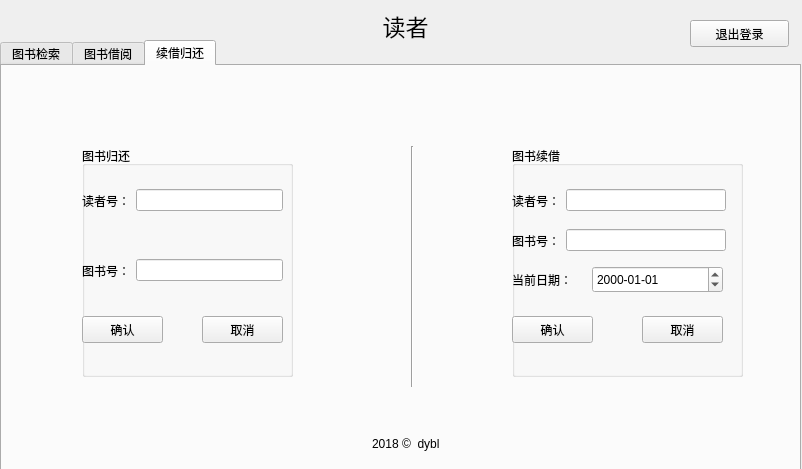
<?xml version="1.0" encoding="UTF-8"?>
<ui version="4.0">
 <class>ReaderForm</class>
 <widget class="QWidget" name="ReaderForm">
  <property name="geometry">
   <rect>
    <x>0</x>
    <y>0</y>
    <width>802</width>
    <height>469</height>
   </rect>
  </property>
  <property name="windowTitle">
   <string>Form</string>
  </property>
  <widget class="QLabel" name="reader_lab">
   <property name="geometry">
    <rect>
     <x>380</x>
     <y>10</y>
     <width>51</width>
     <height>31</height>
    </rect>
   </property>
   <property name="font">
    <font>
     <pointsize>17</pointsize>
    </font>
   </property>
   <property name="text">
    <string>读者</string>
   </property>
   <property name="alignment">
    <set>Qt::AlignCenter</set>
   </property>
  </widget>
  <widget class="QTabWidget" name="reader_tw">
   <property name="geometry">
    <rect>
     <x>0</x>
     <y>40</y>
     <width>801</width>
     <height>431</height>
    </rect>
   </property>
   <property name="currentIndex">
    <number>2</number>
   </property>
   <widget class="QWidget" name="tab_1">
    <attribute name="title">
     <string>图书检索</string>
    </attribute>
    <widget class="QPushButton" name="search_btn">
     <property name="geometry">
      <rect>
       <x>30</x>
       <y>80</y>
       <width>91</width>
       <height>27</height>
      </rect>
     </property>
     <property name="text">
      <string>图书检索</string>
     </property>
    </widget>
    <widget class="QPushButton" name="dis_all_btn">
     <property name="geometry">
      <rect>
       <x>150</x>
       <y>80</y>
       <width>91</width>
       <height>27</height>
      </rect>
     </property>
     <property name="text">
      <string>查看所有</string>
     </property>
    </widget>
    <widget class="QCheckBox" name="bname_ckx">
     <property name="geometry">
      <rect>
       <x>30</x>
       <y>45</y>
       <width>91</width>
       <height>22</height>
      </rect>
     </property>
     <property name="text">
      <string>按书名：</string>
     </property>
    </widget>
    <widget class="QCheckBox" name="bprint_ckx">
     <property name="geometry">
      <rect>
       <x>280</x>
       <y>45</y>
       <width>97</width>
       <height>22</height>
      </rect>
     </property>
     <property name="text">
      <string>按出版社：</string>
     </property>
    </widget>
    <widget class="QCheckBox" name="bauthor_ckx">
     <property name="geometry">
      <rect>
       <x>560</x>
       <y>45</y>
       <width>97</width>
       <height>22</height>
      </rect>
     </property>
     <property name="text">
      <string>按作者：</string>
     </property>
    </widget>
    <widget class="QLineEdit" name="bname_le">
     <property name="geometry">
      <rect>
       <x>130</x>
       <y>40</y>
       <width>101</width>
       <height>27</height>
      </rect>
     </property>
    </widget>
    <widget class="QLineEdit" name="bprint_le">
     <property name="geometry">
      <rect>
       <x>400</x>
       <y>40</y>
       <width>113</width>
       <height>27</height>
      </rect>
     </property>
    </widget>
    <widget class="QLineEdit" name="bauthor_le">
     <property name="geometry">
      <rect>
       <x>650</x>
       <y>40</y>
       <width>131</width>
       <height>27</height>
      </rect>
     </property>
    </widget>
    <widget class="QPushButton" name="reset_btn_1">
     <property name="geometry">
      <rect>
       <x>270</x>
       <y>80</y>
       <width>91</width>
       <height>27</height>
      </rect>
     </property>
     <property name="text">
      <string>重置信息</string>
     </property>
    </widget>
    <widget class="Line" name="line_1">
     <property name="geometry">
      <rect>
       <x>35</x>
       <y>110</y>
       <width>761</width>
       <height>20</height>
      </rect>
     </property>
     <property name="orientation">
      <enum>Qt::Horizontal</enum>
     </property>
    </widget>
    <widget class="QPushButton" name="locate_btn">
     <property name="geometry">
      <rect>
       <x>700</x>
       <y>80</y>
       <width>81</width>
       <height>27</height>
      </rect>
     </property>
     <property name="text">
      <string>定位</string>
     </property>
    </widget>
    <widget class="QLabel" name="bno_lab">
     <property name="geometry">
      <rect>
       <x>520</x>
       <y>85</y>
       <width>51</width>
       <height>17</height>
      </rect>
     </property>
     <property name="text">
      <string>书号：</string>
     </property>
    </widget>
    <widget class="QComboBox" name="bno_cmx">
     <property name="geometry">
      <rect>
       <x>590</x>
       <y>80</y>
       <width>91</width>
       <height>27</height>
      </rect>
     </property>
    </widget>
    <widget class="QTableView" name="book_tv">
     <property name="geometry">
      <rect>
       <x>30</x>
       <y>130</y>
       <width>751</width>
       <height>221</height>
      </rect>
     </property>
    </widget>
    <widget class="QLabel" name="label_3">
     <property name="geometry">
      <rect>
       <x>370</x>
       <y>370</y>
       <width>101</width>
       <height>16</height>
      </rect>
     </property>
     <property name="text">
      <string>2018 ©  dybl</string>
     </property>
    </widget>
   </widget>
   <widget class="QWidget" name="tab_2">
    <attribute name="title">
     <string>图书借阅</string>
    </attribute>
    <widget class="QGroupBox" name="groupBox">
     <property name="geometry">
      <rect>
       <x>10</x>
       <y>120</y>
       <width>361</width>
       <height>241</height>
      </rect>
     </property>
     <property name="title">
      <string>图书列表</string>
     </property>
     <widget class="QTableView" name="borrow_tv">
      <property name="geometry">
       <rect>
        <x>0</x>
        <y>30</y>
        <width>351</width>
        <height>201</height>
       </rect>
      </property>
     </widget>
    </widget>
    <widget class="QGroupBox" name="groupBox_2">
     <property name="geometry">
      <rect>
       <x>450</x>
       <y>120</y>
       <width>361</width>
       <height>241</height>
      </rect>
     </property>
     <property name="title">
      <string>借阅列表</string>
     </property>
     <widget class="QTableWidget" name="borrow_tw">
      <property name="geometry">
       <rect>
        <x>10</x>
        <y>30</y>
        <width>351</width>
        <height>191</height>
       </rect>
      </property>
      <column>
       <property name="text">
        <string>书名</string>
       </property>
      </column>
      <column>
       <property name="text">
        <string>作者</string>
       </property>
      </column>
      <column>
       <property name="text">
        <string>数量</string>
       </property>
      </column>
      <column>
       <property name="text">
        <string>出版社</string>
       </property>
      </column>
     </widget>
    </widget>
    <widget class="QPushButton" name="add_btn">
     <property name="geometry">
      <rect>
       <x>370</x>
       <y>270</y>
       <width>81</width>
       <height>31</height>
      </rect>
     </property>
     <property name="text">
      <string>添加&gt;&gt;</string>
     </property>
    </widget>
    <widget class="QPushButton" name="delete_btn">
     <property name="geometry">
      <rect>
       <x>370</x>
       <y>200</y>
       <width>81</width>
       <height>27</height>
      </rect>
     </property>
     <property name="text">
      <string>删除&lt;&lt;</string>
     </property>
    </widget>
    <widget class="QPushButton" name="done_btn">
     <property name="geometry">
      <rect>
       <x>640</x>
       <y>60</y>
       <width>101</width>
       <height>27</height>
      </rect>
     </property>
     <property name="text">
      <string>完成</string>
     </property>
    </widget>
    <widget class="QLabel" name="bnum_lab">
     <property name="geometry">
      <rect>
       <x>261</x>
       <y>65</y>
       <width>45</width>
       <height>20</height>
      </rect>
     </property>
     <property name="text">
      <string>数量：</string>
     </property>
    </widget>
    <widget class="QLineEdit" name="bno_le">
     <property name="geometry">
      <rect>
       <x>335</x>
       <y>21</y>
       <width>100</width>
       <height>27</height>
      </rect>
     </property>
    </widget>
    <widget class="QLabel" name="bno_lab_2">
     <property name="geometry">
      <rect>
       <x>261</x>
       <y>25</y>
       <width>68</width>
       <height>20</height>
      </rect>
     </property>
     <property name="text">
      <string>索书号：</string>
     </property>
    </widget>
    <widget class="QLineEdit" name="bnum_le">
     <property name="geometry">
      <rect>
       <x>335</x>
       <y>60</y>
       <width>100</width>
       <height>27</height>
      </rect>
     </property>
    </widget>
    <widget class="QPushButton" name="reset_btn_2">
     <property name="geometry">
      <rect>
       <x>490</x>
       <y>60</y>
       <width>101</width>
       <height>27</height>
      </rect>
     </property>
     <property name="text">
      <string>重置</string>
     </property>
    </widget>
    <widget class="QPushButton" name="add_btn_2">
     <property name="geometry">
      <rect>
       <x>640</x>
       <y>20</y>
       <width>99</width>
       <height>27</height>
      </rect>
     </property>
     <property name="text">
      <string>添加</string>
     </property>
    </widget>
    <widget class="Line" name="line">
     <property name="geometry">
      <rect>
       <x>20</x>
       <y>100</y>
       <width>781</width>
       <height>20</height>
      </rect>
     </property>
     <property name="orientation">
      <enum>Qt::Horizontal</enum>
     </property>
    </widget>
    <widget class="QWidget" name="layoutWidget1">
     <property name="geometry">
      <rect>
       <x>50</x>
       <y>60</y>
       <width>161</width>
       <height>29</height>
      </rect>
     </property>
     <layout class="QHBoxLayout" name="horizontalLayout">
      <item>
       <widget class="QLabel" name="label">
        <property name="text">
         <string>*密码：</string>
        </property>
       </widget>
      </item>
      <item>
       <widget class="QLineEdit" name="rkey_le"/>
      </item>
     </layout>
    </widget>
    <widget class="QWidget" name="layoutWidget2">
     <property name="geometry">
      <rect>
       <x>50</x>
       <y>20</y>
       <width>161</width>
       <height>29</height>
      </rect>
     </property>
     <layout class="QHBoxLayout" name="horizontalLayout_2">
      <item>
       <widget class="QLabel" name="rno_lab">
        <property name="text">
         <string>*帐号：</string>
        </property>
       </widget>
      </item>
      <item>
       <widget class="QLineEdit" name="rno_le"/>
      </item>
     </layout>
    </widget>
    <widget class="QPushButton" name="fresh_btn">
     <property name="geometry">
      <rect>
       <x>490</x>
       <y>20</y>
       <width>99</width>
       <height>27</height>
      </rect>
     </property>
     <property name="text">
      <string>刷新</string>
     </property>
    </widget>
    <widget class="QLabel" name="label_4">
     <property name="geometry">
      <rect>
       <x>360</x>
       <y>370</y>
       <width>101</width>
       <height>16</height>
      </rect>
     </property>
     <property name="text">
      <string>2018 ©  dybl</string>
     </property>
    </widget>
   </widget>
   <widget class="QWidget" name="tab_3">
    <attribute name="title">
     <string>续借归还</string>
    </attribute>
    <widget class="QGroupBox" name="groupBox_3">
     <property name="geometry">
      <rect>
       <x>510</x>
       <y>80</y>
       <width>231</width>
       <height>231</height>
      </rect>
     </property>
     <property name="title">
      <string>图书续借</string>
     </property>
     <widget class="QLabel" name="con_b_date_lab">
      <property name="geometry">
       <rect>
        <x>0</x>
        <y>125</y>
        <width>71</width>
        <height>17</height>
       </rect>
      </property>
      <property name="text">
       <string>当前日期：</string>
      </property>
     </widget>
     <widget class="QDateEdit" name="renew_de">
      <property name="geometry">
       <rect>
        <x>80</x>
        <y>120</y>
        <width>131</width>
        <height>27</height>
       </rect>
      </property>
      <property name="displayFormat">
       <string>yyyy-MM-dd</string>
      </property>
     </widget>
     <widget class="QPushButton" name="accept_btn">
      <property name="geometry">
       <rect>
        <x>0</x>
        <y>170</y>
        <width>81</width>
        <height>27</height>
       </rect>
      </property>
      <property name="text">
       <string>确认</string>
      </property>
     </widget>
     <widget class="QPushButton" name="cancel_btn">
      <property name="geometry">
       <rect>
        <x>130</x>
        <y>170</y>
        <width>81</width>
        <height>27</height>
       </rect>
      </property>
      <property name="text">
       <string>取消</string>
      </property>
     </widget>
     <widget class="QWidget" name="layoutWidget3">
      <property name="geometry">
       <rect>
        <x>0</x>
        <y>40</y>
        <width>214</width>
        <height>29</height>
       </rect>
      </property>
      <layout class="QHBoxLayout" name="horizontalLayout_3">
       <item>
        <widget class="QLabel" name="rno_lab_3">
         <property name="text">
          <string>读者号：</string>
         </property>
        </widget>
       </item>
       <item>
        <widget class="QLineEdit" name="rno_le_2"/>
       </item>
      </layout>
     </widget>
     <widget class="QWidget" name="layoutWidget4">
      <property name="geometry">
       <rect>
        <x>0</x>
        <y>80</y>
        <width>214</width>
        <height>29</height>
       </rect>
      </property>
      <layout class="QHBoxLayout" name="horizontalLayout_4">
       <item>
        <widget class="QLabel" name="bno_lab_3">
         <property name="text">
          <string>图书号：</string>
         </property>
        </widget>
       </item>
       <item>
        <widget class="QLineEdit" name="bno_le_2"/>
       </item>
      </layout>
     </widget>
    </widget>
    <widget class="QGroupBox" name="groupBox_4">
     <property name="geometry">
      <rect>
       <x>80</x>
       <y>80</y>
       <width>211</width>
       <height>231</height>
      </rect>
     </property>
     <property name="title">
      <string>图书归还</string>
     </property>
     <widget class="QPushButton" name="accept_btn_2">
      <property name="geometry">
       <rect>
        <x>0</x>
        <y>170</y>
        <width>81</width>
        <height>27</height>
       </rect>
      </property>
      <property name="text">
       <string>确认</string>
      </property>
     </widget>
     <widget class="QPushButton" name="cancel_btn_2">
      <property name="geometry">
       <rect>
        <x>120</x>
        <y>170</y>
        <width>81</width>
        <height>27</height>
       </rect>
      </property>
      <property name="text">
       <string>取消</string>
      </property>
     </widget>
     <widget class="QWidget" name="layoutWidget5">
      <property name="geometry">
       <rect>
        <x>0</x>
        <y>40</y>
        <width>201</width>
        <height>29</height>
       </rect>
      </property>
      <layout class="QHBoxLayout" name="horizontalLayout_5">
       <item>
        <widget class="QLabel" name="rno_lab_2">
         <property name="text">
          <string>读者号：</string>
         </property>
        </widget>
       </item>
       <item>
        <widget class="QLineEdit" name="rno_le_3"/>
       </item>
      </layout>
     </widget>
     <widget class="QWidget" name="layoutWidget6">
      <property name="geometry">
       <rect>
        <x>0</x>
        <y>110</y>
        <width>201</width>
        <height>29</height>
       </rect>
      </property>
      <layout class="QHBoxLayout" name="horizontalLayout_6">
       <item>
        <widget class="QLabel" name="bno_lab_4">
         <property name="text">
          <string>图书号：</string>
         </property>
        </widget>
       </item>
       <item>
        <widget class="QLineEdit" name="bno_le_3"/>
       </item>
      </layout>
     </widget>
    </widget>
    <widget class="Line" name="line_7">
     <property name="geometry">
      <rect>
       <x>400</x>
       <y>80</y>
       <width>20</width>
       <height>241</height>
      </rect>
     </property>
     <property name="orientation">
      <enum>Qt::Vertical</enum>
     </property>
    </widget>
    <widget class="QLabel" name="label_2">
     <property name="geometry">
      <rect>
       <x>370</x>
       <y>370</y>
       <width>101</width>
       <height>16</height>
      </rect>
     </property>
     <property name="text">
      <string>2018 ©  dybl</string>
     </property>
    </widget>
   </widget>
  </widget>
  <widget class="QPushButton" name="quit_btn">
   <property name="geometry">
    <rect>
     <x>690</x>
     <y>20</y>
     <width>99</width>
     <height>27</height>
    </rect>
   </property>
   <property name="text">
    <string>退出登录</string>
   </property>
  </widget>
 </widget>
 <resources/>
 <connections/>
</ui>
